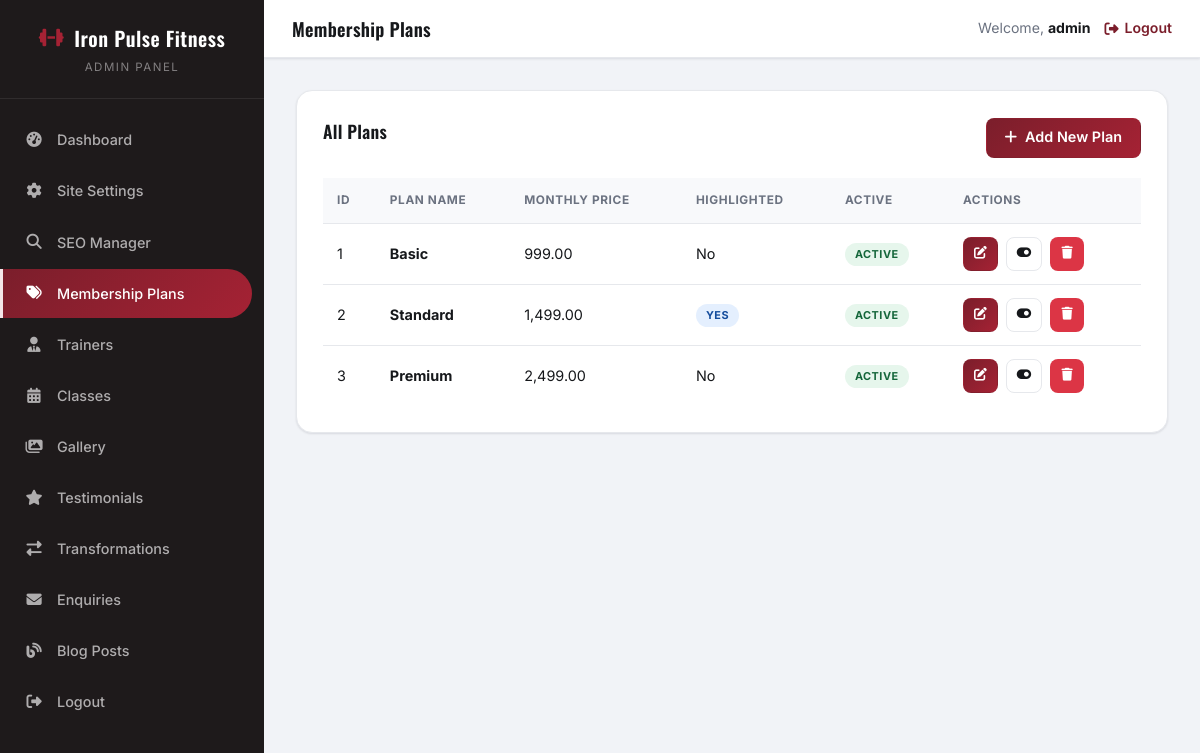
/admin/plans.php (signed in), run on the app's committed database.
### tables this page shows
CREATE TABLE `site_settings` (
  `id` INT(11) UNSIGNED NOT NULL AUTO_INCREMENT,
  `setting_key` VARCHAR(100) NOT NULL,
  `setting_value` TEXT,
  PRIMARY KEY (`id`),
  UNIQUE KEY `setting_key` (`setting_key`)
);

CREATE TABLE `membership_plans` (
  `id` INT(11) UNSIGNED NOT NULL AUTO_INCREMENT,
  `plan_name` VARCHAR(100) NOT NULL,
  `monthly_price` DECIMAL(10,2) NOT NULL,
  `quarterly_price` DECIMAL(10,2) NOT NULL,
  `yearly_price` DECIMAL(10,2) NOT NULL,
  `features` TEXT NOT NULL,
  `is_highlighted` TINYINT(1) NOT NULL DEFAULT 0,
  `is_active` TINYINT(1) NOT NULL DEFAULT 1,
  `created_at` TIMESTAMP NOT NULL DEFAULT CURRENT_TIMESTAMP,
  `updated_at` TIMESTAMP NOT NULL DEFAULT CURRENT_TIMESTAMP ON UPDATE CURRENT_TIMESTAMP,
  PRIMARY KEY (`id`)
);

### functions.php (called while the page is built, shortened)
<?php
require_once __DIR__ . '/config.php';
function getSetting(string $key): ?string {
    global $pdo;
    static $cache = [];
    try {
        $stmt = $pdo->prepare("SELECT setting_value FROM site_settings WHERE setting_key = :key LIMIT 1");
        $stmt->execute([':key' => $key]);
        $result = $stmt->fetchColumn();
        $cache[$key] = $result !== false ? $result : null;
        return $cache[$key];
    } catch (PDOException $e) {
        return null;
    }
}
function generateCsrfToken(): string {
    return $_SESSION['csrf_token'];
}
function e(?string $text): string {
    return htmlspecialchars($text ?? '', ENT_QUOTES, 'UTF-8');
}

### admin/plans.php (the view, shortened to what this page needs)
<?php
require_once '../config.php';
require_once '../functions.php';
$pageTitle = 'Membership Plans';
try {
    $plans = $pdo->query("SELECT * FROM membership_plans ORDER BY id ASC")->fetchAll();
} catch (PDOException $e) {
    $plans = [];
}
$token = generateCsrfToken();
include 'includes/admin-header.php';
?>
<div class="admin-card">
    <div style="display: flex; justify-content: space-between; align-items: center; margin-bottom: 20px;">
        <h3 class="section-title" style="margin-bottom:0; border-bottom:none;">All Plans</h3>
        <a href="plan-add.php" class="btn btn-primary"><i class="fas fa-plus"></i> Add New Plan</a>
    </div>
    <div style="overflow-x: auto;">
        <table class="admin-table">
            <thead>
                <tr>
                    <th>ID</th>
                    <th>Plan Name</th>
                    <th>Monthly Price</th>
                    <th>Highlighted</th>
                    <th>Active</th>
                    <th>Actions</th>
                </tr>
            </thead>
            <tbody>
                <?php if (empty($plans)): ?>
                    <tr><td colspan="6" style="text-align:center;">No plans found.</td></tr>
                <?php else: ?>
                    <?php foreach ($plans as $plan): ?>
                    <tr>
                        <td><?php echo (int)$plan['id']; ?></td>
                        <td><strong><?php echo e($plan['plan_name']); ?></strong></td>
                        <td><?php echo number_format((float)$plan['monthly_price'], 2); ?></td>
                        <td><?php echo $plan['is_highlighted'] ? '<span class="badge badge-info">Yes</span>' : 'No'; ?></td>
                        <td><?php echo $plan['is_active'] ? '<span class="badge badge-success">Active</span>' : '<span class="badge badge-danger">Inactive</span>'; ?></td>
                        <td>
                            <a href="plan-edit.php?id=<?php echo (int)$plan['id']; ?>" class="btn btn-primary btn-sm"><i class="fas fa-edit"></i></a>
                            <a href="plans.php?toggle=<?php echo (int)$plan['id']; ?>&token=<?php echo $token; ?>" class="btn btn-secondary btn-sm"><i class="fas fa-toggle-on"></i></a>
                            <a href="plans.php?delete=<?php echo (int)$plan['id']; ?>&token=<?php echo $token; ?>" class="btn btn-danger btn-sm" onclick="return confirmDelete('Delete this plan?')"><i class="fas fa-trash"></i></a>
                        </td>
                    </tr>
                    <?php endforeach; ?>
                <?php endif; ?>
            </tbody>
        </table>
    </div>
</div>
<?php include 'includes/admin-footer.php'; ?>

### admin/includes/admin-header.php (shortened to what this page needs)
<?php
require_once __DIR__ . '/../../config.php';
require_once __DIR__ . '/../../functions.php';
$currentPage = basename($_SERVER['PHP_SELF']);
$gymName = getSetting('gym_name') ?? 'Gym Admin';
?>
<!DOCTYPE html>
<html lang="en">
<head>
    <link rel="stylesheet" href="https://cdnjs.cloudflare.com/ajax/libs/font-awesome/6.4.0/css/all.min.css">
    <link rel="stylesheet" href="../assets/css/admin.css">
</head>
<body>
<div class="admin-panel">
    <aside class="admin-sidebar" id="adminSidebar">
        <div class="sidebar-brand">
            <h2><i class="fas fa-dumbbell"></i> <?php echo e($gymName); ?></h2>
            <small>Admin Panel</small>
        </div>
        <ul class="sidebar-nav">
            <li><a href="dashboard.php" class="<?php echo $currentPage === 'dashboard.php' ? 'active' : ''; ?>"><i class="fas fa-tachometer-alt"></i> Dashboard</a></li>
            <li><a href="settings.php" class="<?php echo $currentPage === 'settings.php' ? 'active' : ''; ?>"><i class="fas fa-cog"></i> Site Settings</a></li>
            <li><a href="seo-manager.php" class="<?php echo $currentPage === 'seo-manager.php' ? 'active' : ''; ?>"><i class="fas fa-search"></i> SEO Manager</a></li>
            <li><a href="plans.php" class="<?php echo in_array($currentPage, ['plans.php', 'plan-add.php', 'plan-edit.php']) ? 'active' : ''; ?>"><i class="fas fa-tags"></i> Membership Plans</a></li>
            <li><a href="trainers.php" class="<?php echo in_array($currentPage, ['trainers.php', 'trainer-add.php', 'trainer-edit.php']) ? 'active' : ''; ?>"><i class="fas fa-user-tie"></i> Trainers</a></li>
            <li><a href="classes.php" class="<?php echo in_array($currentPage, ['classes.php', 'class-add.php', 'class-edit.php']) ? 'active' : ''; ?>"><i class="fas fa-calendar-alt"></i> Classes</a></li>
            <li><a href="gallery.php" class="<?php echo $currentPage === 'gallery.php' ? 'active' : ''; ?>"><i class="fas fa-images"></i> Gallery</a></li>
            <li><a href="testimonials.php" class="<?php echo $currentPage === 'testimonials.php' ? 'active' : ''; ?>"><i class="fas fa-star"></i> Testimonials</a></li>
            <li><a href="transformations.php" class="<?php echo $currentPage === 'transformations.php' ? 'active' : ''; ?>"><i class="fas fa-exchange-alt"></i> Transformations</a></li>
            <li><a href="enquiries.php" class="<?php echo $currentPage === 'enquiries.php' ? 'active' : ''; ?>"><i class="fas fa-envelope"></i> Enquiries</a></li>
            <li><a href="blog-manager.php" class="<?php echo in_array($currentPage, ['blog-manager.php', 'blog-add.php', 'blog-edit.php']) ? 'active' : ''; ?>"><i class="fas fa-blog"></i> Blog Posts</a></li>
            <li><a href="logout.php"><i class="fas fa-sign-out-alt"></i> Logout</a></li>
        </ul>
    </aside>
    <div class="admin-content">
        <div class="admin-topbar">
            <h3><?php echo e($pageTitle ?? 'Admin Panel'); ?></h3>
            <div class="admin-user">
                <span>Welcome, <strong><?php echo e($_SESSION['admin_username'] ?? 'Admin'); ?></strong></span>
                <a href="logout.php"><i class="fas fa-sign-out-alt"></i> Logout</a>
            </div>
        </div>
        <div class="admin-main">

### data on the page
site_settings: setting_value "Iron Pulse Fitness"
membership_plans: id "1", plan_name "Basic", monthly_price "999.00", is_highlighted "No", is_active "ACTIVE"
membership_plans: id "2", plan_name "Standard", monthly_price "1,499.00", is_highlighted "YES", is_active "ACTIVE"
membership_plans: id "3", plan_name "Premium", monthly_price "2,499.00", is_highlighted "No", is_active "ACTIVE"

### other printed values
$pageTitle "Membership Plans"
$_SESSION['admin_username'] "admin"
